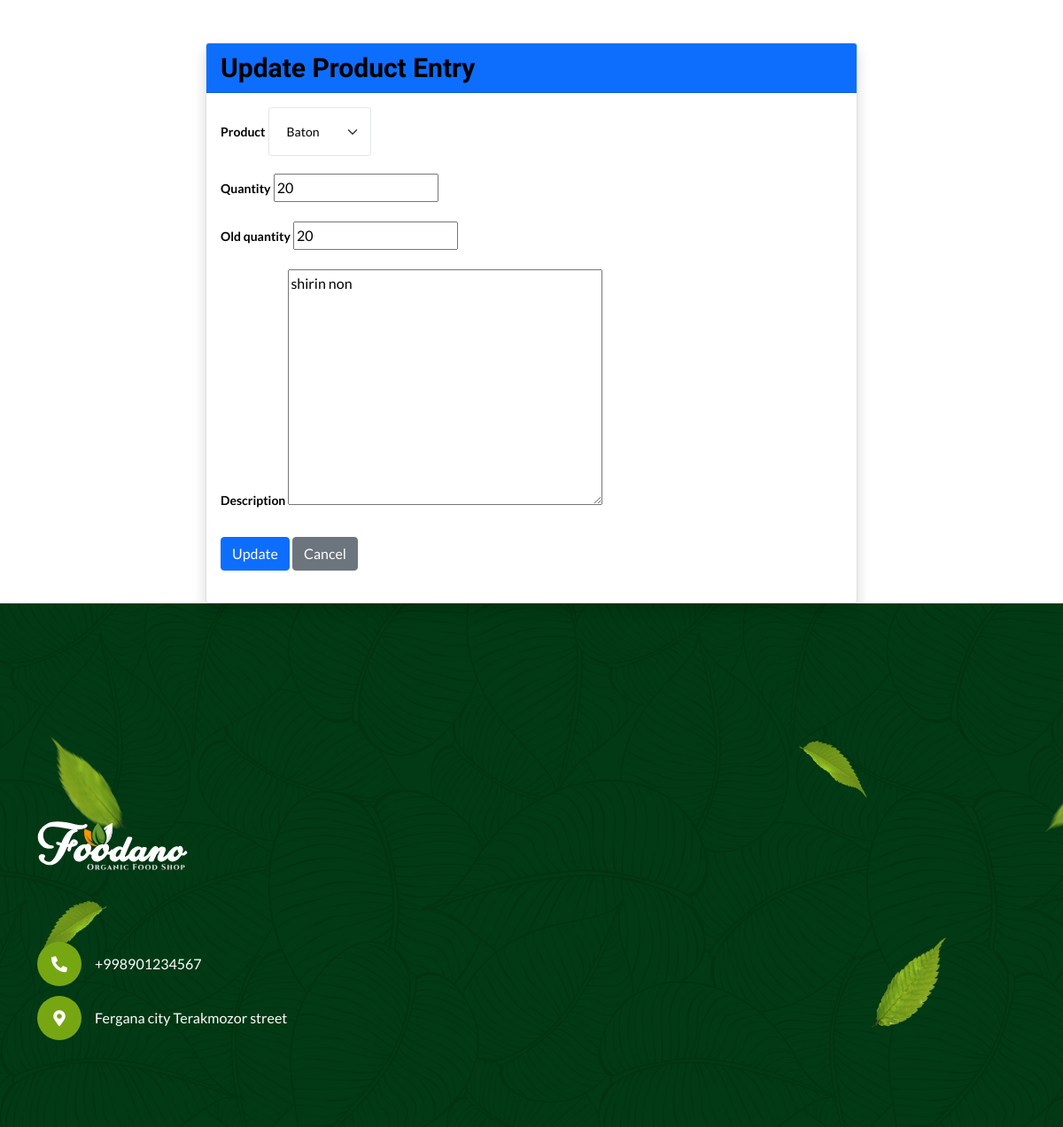
/main/update/7/, run on the app's committed database.
### Goods/models.py (models this page shows, shortened)
class ProductEnter(models.Model):
    product = models.ForeignKey(Product, on_delete=models.SET_NULL, null=True)
    quantity = models.IntegerField()
    old_quantity = models.IntegerField(blank=True, null=True, default=0)
    date = models.DateTimeField(auto_now_add=True)
    description = models.TextField()

### Goods/views.py (the view)
# urls.py: path('update/<int:pk>/', views.update, name='update_product_enter'),
def update(request, pk):
    product = get_object_or_404(models.ProductEnter, pk=pk)
    if request.method == 'POST':
        form = ProductEnterForm(request.POST, instance=product)
        if form.is_valid():
            form.save()
            return redirect('detail', pk=pk)
    else:
        form = ProductEnterForm(instance=product)
    context = {'form': form}
    return render(request, 'update.html', context)

### Goods/forms.py
class ProductEnterForm(forms.ModelForm):
    class Meta:
        model = ProductEnter
        fields = '__all__'

### Goods/models.py (called while the page is built)
    def __str__(self):
        return self.name

### templates/update.html (shortened to what this page needs)
{% extends 'base.html' %}
{% block content %}
<div class="container mt-5">
    <div class="row justify-content-center">
        <div class="col-md-8">
            <div class="card shadow">
                <div class="card-header bg-primary text-white">
                    <h3 class="mb-0">Update Product Entry</h3>
                </div>
                <div class="card-body">
                    <form method="post">
                        {% for field in form %}
                            <div class="form-group">
                                <label for="{{ field.id_for_label }}">{{ field.label }}</label>
                                {{ field }}
                            </div>
                        {% endfor %}
                        <div class="form-group mt-4">
                            <button type="submit" class="btn btn-primary">Update</button>
                            <a href="{% url 'list_product_enter' %}" class="btn btn-secondary">Cancel</a>
                        </div>
                    </form>
                </div>
            </div>
        </div>
    </div>
</div>
{% endblock %}

### data on the page
ProductEnter: form "Baton" "20" "20" "shirin non"

### other printed values
{{ field.label }} "Product" "Quantity" "Old quantity" "Description"
